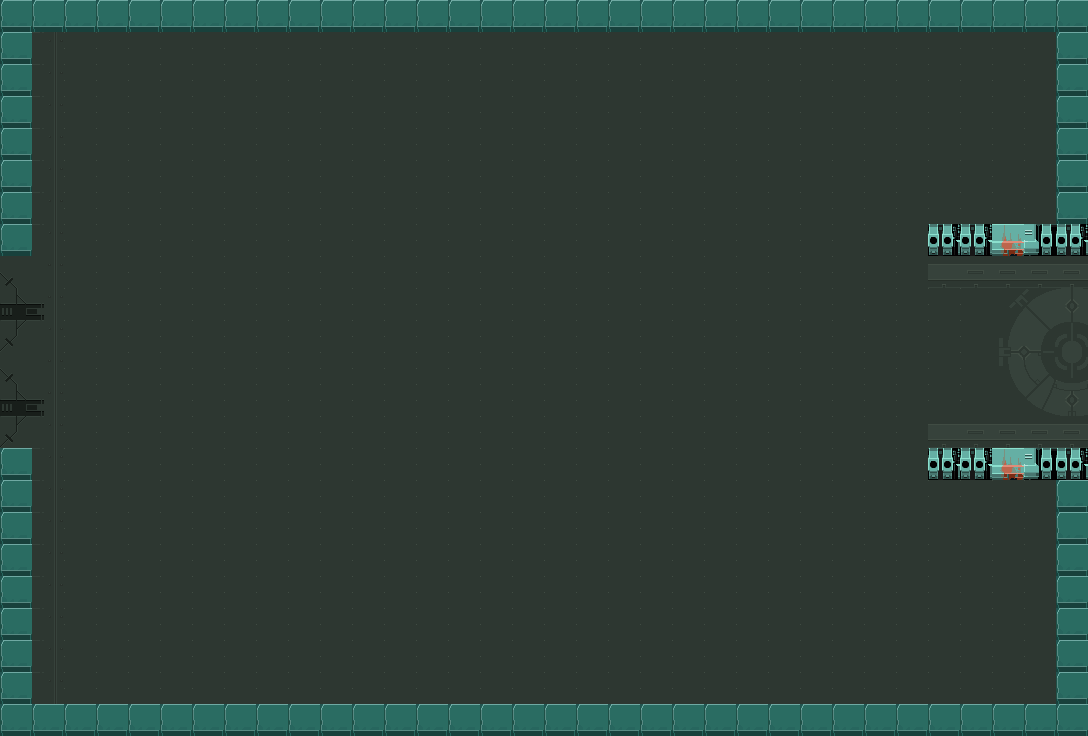

Below is a game level as drawn by its tile map, then a one-line description and the .tmx that defines it (tile-layer data replaced by summaries):
An orthogonal 34x23 tile map with 32x32 px tiles, 2 tile layers (Suelo, Colisiones) and 5 objects.

<map version="1.0" tiledversion="1.1.2" orientation="orthogonal" renderorder="left-up" width="34" height="23" tilewidth="32" tileheight="32" infinite="0" nextobjectid="11">
 <tileset firstgid="1" name="Patrones1" tilewidth="32" tileheight="32" tilecount="256" columns="16">
  <image source="resources/BG_Laboratory.png" width="512" height="512" />
 </tileset>
 <layer name="Suelo" width="34" height="23">
  <data>[782 cells, 782 non-empty, 21 distinct tile ids]</data>
 </layer>
 <layer name="Colisiones" width="34" height="23">
  <data>[782 cells, 106 non-empty, 4 distinct tile ids]</data>
 </layer>
 <objectgroup name="Placer">
  <object id="3" x="273.333" y="545.333" />
  <object id="4" x="281.333" y="137.333" />
  <object id="6" x="696" y="130.666" />
  <object id="7" x="692" y="542.667" />
  <object id="9" x="876" y="344" />
 </objectgroup>
</map>
